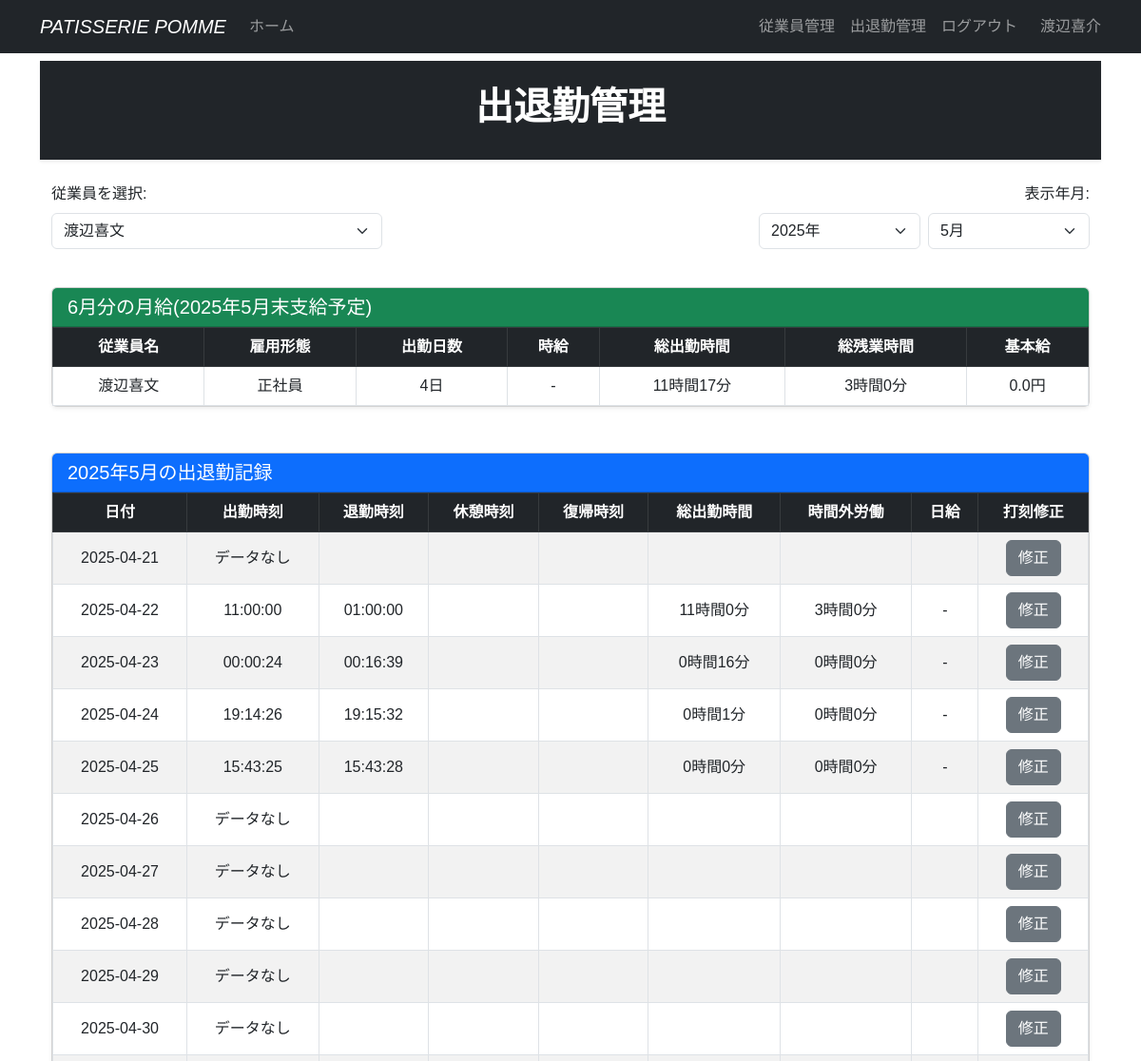
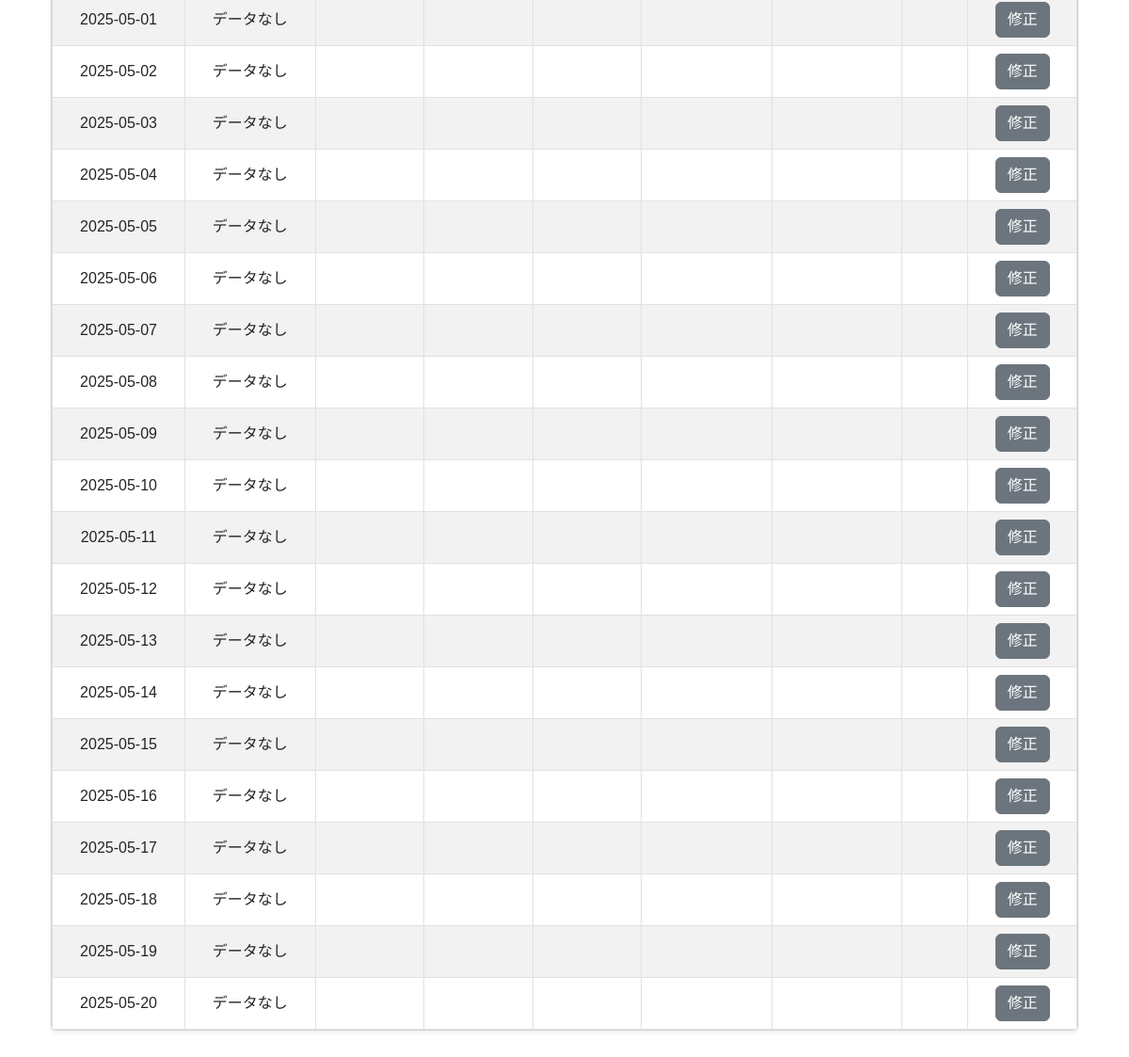
Page /work_timepage (signed in) on the committed database (2 pictures, top to bottom).
### time_project/models.py (models this page shows, shortened)
class User(db.Model, UserMixin):
    __tablename__ = 'users'
    id = db.Column(db.Integer, primary_key=True)
    username = db.Column(db.String(64))
    users_id = db.Column(db.String(64),unique=True, nullable=False)
    employment_type = db.Column(db.String(10), nullable=False,default='parttime')
    hourly_wage = db.Column(db.Integer,nullable=True)
    fixed_wage = db.Column(db.Integer,nullable=True)
    password_hash = db.Column(db.String(128))
    administrator = db.Column(db.String(1))
    Timepage_records = db.relationship('Timepage',backref ='user',lazy='dynamic',cascade='all, delete-orphan')
    @property
    def password(self):
        raise ArithmeticError('password is not a readable attribute')
    @property
    def employment_display(self):
        if self.employment_type == "fulltime":
            return "正社員"
        elif self.employment_type == "parttime":
            return "アルバイト・パート"
        else:
            return "未設定"

class Timepage(db.Model):
    __tablename__ = 'timepages'
    id = db.Column(db.Integer, primary_key=True)
    user_id = db.Column(db.Integer, db.ForeignKey('users.id'), nullable=False)
    date = db.Column(db.Date,nullable=False)
    check_in= db.Column(db.Time,nullable=True)
    check_out = db.Column(db.Time,nullable=True)
    rest_in = db.Column(db.Time,nullable=True)
    rest_out = db.Column(db.Time,nullable=True)
    correct = db.Column(db.Boolean, default=False)
    status = db.Column(db.String(20), default="none")

### time_project/main/views.py (the view)
@main.route('/work_timepage')
@login_required
def work_timepage():
    def get_salary_period(year, month):
        if month == 1:
            start = date(year - 1, 12, 21)
            end = date(year, 1, 20)
        else:
            start = date(year, month - 1, 21)
            end = date(year, month, 20)
        return start, end
    users = User.query.all()
    today = datetime.today().date()
    if today.day >= 21:
        if today.month == 12:
            default_year = today.year + 1
            default_month = 1
        else:
            default_year = today.year
            default_month = today.month + 1
    else:
        default_year = today.year
        default_month = today.month
    select_user_id = request.args.get('user_id', type=int, default=1)
    select_user = User.query.get_or_404(select_user_id)
    select_username = request.args.get('username')
    select_year = request.args.get('year', default_year, type=int)
    select_month = request.args.get('month', default_month, type=int)
    if select_month == 12:
        next_month = 1
    else:
        next_month = select_month + 1
    period_start, period_end = get_salary_period(select_year, select_month)
    days_in_period = (period_end - period_start).days + 1
    daily_records = {}
    summary = {
        'working_days': 0,
        'total_minutes': 0,
        'overtime_minutes': 0,
        'dayly_salary': 0,
        'basic_salary': 0,
        'employment_type': select_user.employment_type,
        'hourly_wage': select_user.hourly_wage,
        'fixed_wage': select_user.fixed_wage,
    }
    records_raw = Timepage.query.filter(
        Timepage.user_id == select_user_id,
        Timepage.date >= period_start,
        Timepage.date <= period_end
    ).all()
    for r in records_raw:
        check_in = r.check_in
        check_out = r.check_out
        rest_in = r.rest_in
        rest_out = r.rest_out
        regular_minutes = 0
        overtime_minutes = 0
        if check_in and check_out:
            in_minutes = check_in.hour * 60 + check_in.minute
            out_minutes = check_out.hour * 60 + check_out.minute
            if out_minutes < in_minutes:
                out_minutes += 24 * 60
            work_minutes = out_minutes - in_minutes
            rest_minutes = 0
            if rest_in and rest_out:
                rest_in_minutes = rest_in.hour * 60 + rest_in.minute
                rest_out_minutes = rest_out.hour * 60 + rest_out.minute
                if rest_out_minutes < rest_in_minutes:
                    rest_out_minutes += 24 * 60
                rest_minutes = rest_out_minutes - rest_in_minutes
            net_minutes = work_minutes - rest_minutes
            normal_limit_minutes = 22 * 60
            if out_minutes < normal_limit_minutes:
                regular_minutes = net_minutes
                overtime_minutes = 0
            else:
                regular_minutes = max(normal_limit_minutes - in_minutes - rest_minutes, 0)
                overtime_minutes = max(out_minutes - normal_limit_minutes, 0)
            total_work_minutes = regular_minutes + (overtime_minutes *1.5)
            if summary['employment_type'] == "parttime":
                adjusted_minutes = (total_work_minutes // 15) * 15
                daily_salary = (adjusted_minutes / 60) * summary['hourly_wage']
                summary['basic_salary'] += daily_salary  # ここで毎日積み上げ
            elif summary['employment_type'] == "fulltime":
                daily_salary = 0  # 正社員は今は仮対応
            daily_records[r.date] = {
                'record': r,
                'regular_minutes': regular_minutes,
                'overtime_minutes': overtime_minutes,
                'daily_salary': daily_salary
            }
            summary['working_days'] += 1
            summary['total_minutes'] += regular_minutes
            summary['overtime_minutes'] += overtime_minutes
    return render_template('work_timepage.html',
                           users = users,
                           select_username = select_username,
                           select_user = select_user,
                           select_year = select_year,
                           select_month = select_month,
                           next_month = next_month,
                           period_start=period_start,
                           period_end=period_end,
                           days_in_period = days_in_period,
                           current_year = today.year,
                           daily_records = daily_records,
                           summary = summary,
                           timedelta=timedelta)

### time_project/__init__.py (called while the page is built)
@event.listens_for(Engine,"connect")
def set_sqlite_pragma(dbapi_connection, connection_record):
    cursor = dbapi_connection.cursor()
    cursor.execute("PRAGMA foreign_keys=ON")
    cursor.close()

### time_project/models.py (called while the page is built)
@login_manager.user_loader
def load_user(user_id):
    return User.query.get(user_id)

### time_project/templates/work_timepage.html (shortened to what this page needs)
{% extends "base.html" %}
{% block content %}
  <header class="bg-dark py-4 mb-4 shadow-sm text-white">
    <div class="container text-center">
        <h1 class="fw-bold">出退勤管理</h1>
    </div>
</header>
  <div class="container mb-4">
    <div class="row justify-content-between">
      <div class="col-md-4 mb-3">
        <label class="form-label">従業員を選択:</label>
        <select id = "user-select" name ="user_id " class="form-select" onchange="this.form.submit()">
          {% for user in users%}
          <option value="{{user.id}}"{% if user.id == select_user.id %}selected{% endif %}>{{ user.username }}</option>
          {% endfor %}
        </select>
      </div>
      <div class="col-md-4 mb-3 text-end">
        <label class="form-label">表示年月:</label>
        <div class="d-flex justify-content-end">
          <select id="year-select" class="form-select me-2 w-50">
            {% for y in range(current_year - 1, current_year + 6) %}
              <option value="{{ y }}" {% if y == select_year %}selected{% endif %}>{{ y }}年</option>
            {% endfor %}
          </select>
          <select  id="month-select" class="form-select w-50">
            {% for m in range(1, 13) %}
              <option value="{{ m }}" {% if m == select_month %}selected{% endif %}>{{ m }}月</option>
            {% endfor %}
          </select>
        </div>
      </div>
    </div>
  </div>
  <div class="container mb-5">
    <div class="card shadow-sm">
      <div class="card-header bg-success text-white">
        <h5 class="mb-0">{{ next_month  }}月分の月給({{ select_year}}年{{ select_month }}月末支給予定)</h5>
      </div>
      <div class="table-responsive">
        <table class="table table-bordered text-center align-middle mb-0">
          <thead class="table-dark">
            <tr>
              <th>従業員名</th>
              <th>雇用形態</th>
              <th>出勤日数</th>
              <th>時給</th>
              <th>総出勤時間</th>
              <th>総残業時間</th>
              <th>基本給</th>
            </tr>
          </thead>
          <tbody>
             <tr>
                <td>{{ select_user.username }}</td>
                <td>{{ select_user.employment_display}}</td>
                <td>{{ summary.working_days }}日</td>
                <td>
                  {% if select_user.employment_type == "parttime" %}
                    {{ summary.hourly_wage }}円
                  {% else %}
                    -
                  {% endif %}
                </td>
                <td>{{ summary.total_minutes // 60 }}時間{{ summary.total_minutes % 60 }}分</td>
                <td>{{ summary.overtime_minutes // 60 }}時間{{ summary.overtime_minutes % 60 }}分</td>
                <td>{{ "{:,}".format(summary.basic_salary | round(0, 'floor')) }}円</td>
             </tr>
          </tbody>
        </table>
      </div>
    </div>
  </div>
  <div class="container mb-5">
    <div class="card shadow-sm">
      <div class="card-header bg-primary text-white">
        <h5 class="mb-0">{{ select_year }}年{{ select_month }}月の出退勤記録</h5>
      </div>
      <div class="table-responsive">
        <table class="table table-striped table-bordered text-center align-middle mb-0">
          <thead class="table-dark">
            <tr>
              <th>日付</th>
              <th>出勤時刻</th>
              <th>退勤時刻</th>
              <th>休憩時刻</th>
              <th>復帰時刻</th>
              <th>総出勤時間</th>
              <th>時間外労働</th>
              <th>日給</th>
              <th>打刻修正</th>
            </tr>
          </thead>
          <tbody>
            {% for i in range(days_in_period) %}
            {% set current_date = period_start + timedelta(days=i) %}
            {% set data = daily_records.get(current_date) %}
              <tr>
                <td>{{ current_date.strftime('%Y-%m-%d') }}</td>
                {% if data %}
                  <td>{{ data.record.check_in or '' }}</td>
                  <td>{{ data.record.check_out or '' }}</td>
                  <td>{{ data.record.rest_in or '' }}</td>
                  <td>{{ data.record.rest_out or '' }}</td>
                  <td>{{ data.regular_minutes // 60 }}時間{{ data.regular_minutes % 60 }}分</td>
                  <td>{{ data.overtime_minutes // 60 }}時間{{ data.overtime_minutes % 60 }}分</td>
                  <td>{% if select_user.employment_type == 'parttime' %}
                           {{ "{:,}".format(data.daily_salary|round(0, 'floor')) }}円
                       {% else %}
                            -
                       {% endif %}</td>
                {% else %}
                <td>データなし</td>
                <td></td><td></td><td></td><td></td><td></td><td></td>
                {% endif %}
                <td>
                  <a href="{{ url_for('main.time_correct',  user_id=select_user.id, year=current_date.year, month=current_date.month, day=current_date.day) }}" class="btn btn-secondary">修正</a>
                </td>
              </tr>
            {% endfor %}
          </tbody>
        </table>
      </div>
    </div>
  </div>
{% endblock %}

### time_project/templates/base.html (shortened to what this page needs)
<!DOCTYPE html>
<html lang="ja">
<head>
    <link href="https://cdn.jsdelivr.net/npm/bootstrap@5.3.0/dist/css/bootstrap.min.css" rel="stylesheet">
</head>
<body>
    <nav class="navbar navbar-expand-lg navbar-dark bg-dark fixed-top">
        <div class="container">
            <a class="navbar-brand fst-italic" href="{{url_for('main.index')}}">PATISSERIE POMME</a>
            <div class="collapse navbar-collapse" id="navbarNav">
                <ul class="navbar-nav me-auto">
                    <li class="nav-item">
                        <a class="nav-link" href="{{url_for('main.index')}}">ホーム</a>
                    </li>
                </ul>
                <ul class="navbar-nav">
                    {% if current_user.is_authenticated%}
                        <li class="nav-item">
                            <a class="nav-link" href="{{url_for('main.user_maintenance')}}">従業員管理</a>
                        </li>
                        <li class="nav-item">
                            <a class="nav-link" href="{{url_for('main.work_timepage')}}">出退勤管理</a>
                        </li>
                        <li class="nav-item">
                            <a class="nav-link" href="{{url_for('main.logout')}}">ログアウト</a>
                        </li>
                        <span class="navbar-text ms-3">
                            {{ current_user.username | truncate(10)}}
                        </span>
                    {% else %}
                        <li class="nav-item">
                            <a class="nav-link" href="{{url_for('main.login')}}">ログイン</a>
                        </li>
                    {% endif%}
                </ul>
            </div>
        </div>
    </nav>
         {% from "_formhelpers.html" import render_field %}
        <div class="container" style="padding-top: 4rem; padding-bottom: 4rem;">
          {% block content %}
          {% endblock %}
    </div>
</body>
</html>

### time_project/templates/base.html (style rules this page uses)
body { font-family: 'Noto Sans JP', sans-serif; }

### rows in the picture
User: username "渡辺喜介"
User: username "渡辺喜文", employment_display "正社員"
Timepage: record "11:00:00", record "01:00:00"
Timepage: record "00:00:24", record "00:16:39"
Timepage: strftime "2025-04-24", record "19:14:26", record "19:15:32", correct "0", data.regular_minutes%60 "1", data.overtime_minutes%60 "0"
Timepage: strftime "2025-04-25", record "15:43:25", record "15:43:28", correct "0", data.regular_minutes%60 "0", data.overtime_minutes%60 "0"

### other values in the picture
{{ select_year }} "2025"
{{ select_month }} "5"
{{ summary.working_days }} "4"
{{ summary.total_minutes // 60 }} "11"
{{ summary.total_minutes % 60 }} "17"
{{ summary.overtime_minutes // 60 }} "3"
{{ summary.overtime_minutes % 60 }} "0"
{{ "{:,}".format(summary.basic_salary | round(0, 'floor')) }} "0.0"
{{ current_date.strftime('%Y-%m-%d') }} "2025-04-21" "2025-04-22" "2025-04-23" "2025-04-26" "2025-04-27" "2025-04-28" "2025-04-29" "2025-04-30" "2025-05-01" "2025-05-02" "2025-05-03" "2025-05-04" "2025-05-05" "2025-05-06" "2025-05-07" "2025-05-08" "2025-05-09" "2025-05-10" "2025-05-11" "2025-05-12" "2025-05-13" "2025-05-14" "2025-05-15" "2025-05-16" "2025-05-17" "2025-05-18" "2025-05-19" "2025-05-20"
{{ data.regular_minutes // 60 }} "11" "0"
{{ data.regular_minutes % 60 }} "0" "16"
{{ data.overtime_minutes // 60 }} "3" "0"
{{ data.overtime_minutes % 60 }} "0" "0"
form field value "渡辺喜文"
form field value "2025年"
